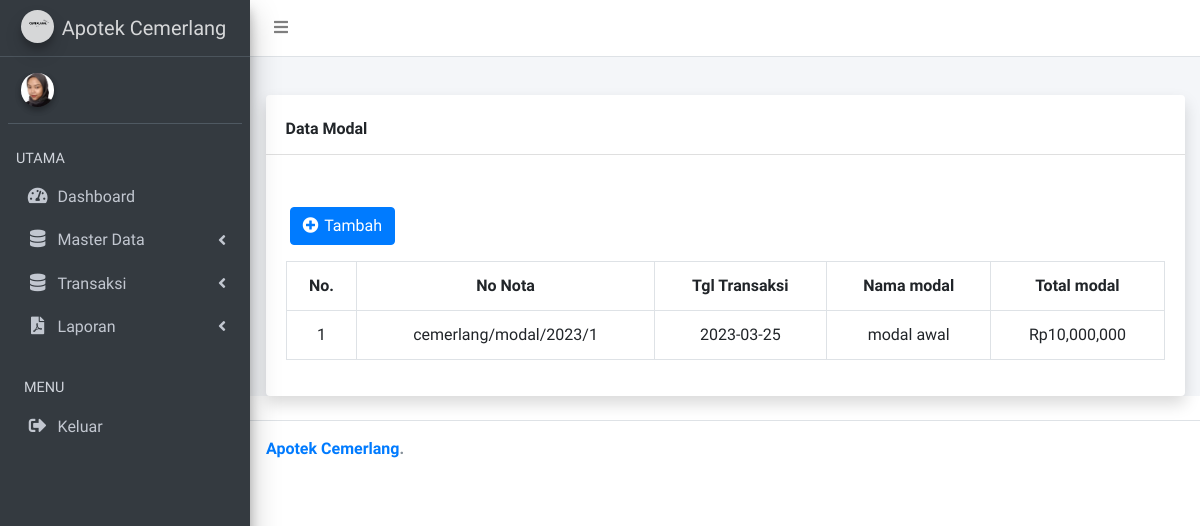
The app's page /index.php/modal, older data.
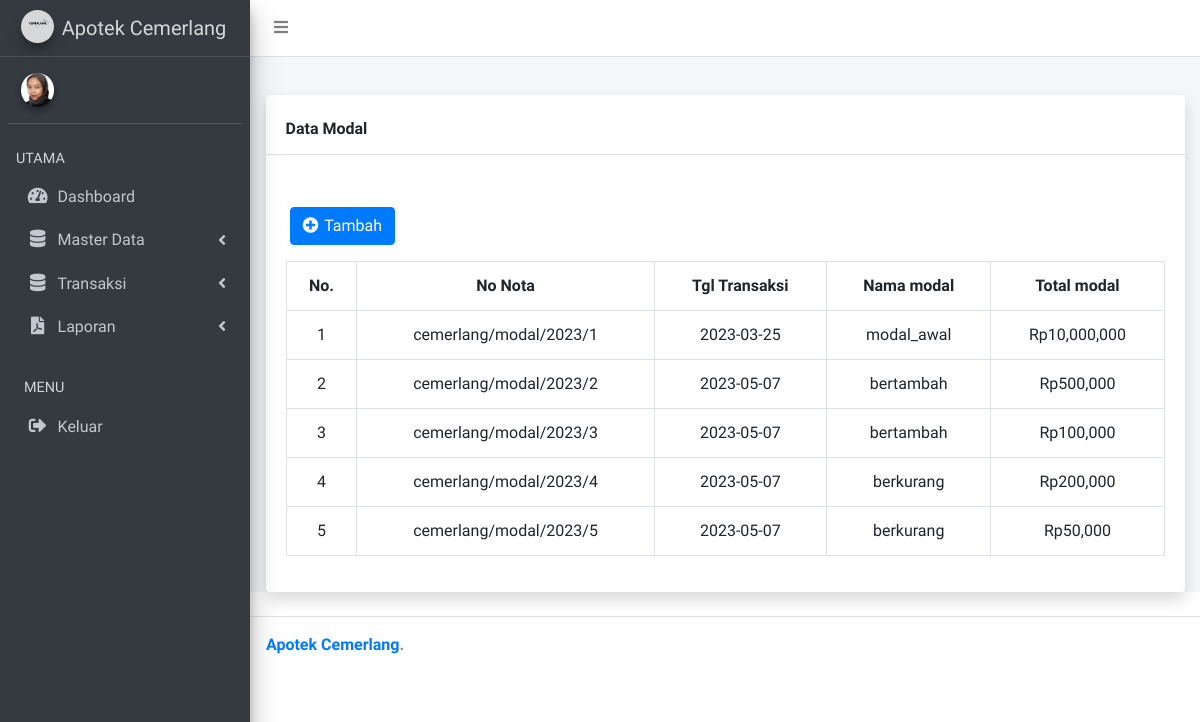
The same page, newer data.
### tables this page shows
CREATE TABLE `modal` (
  `id` int(11) NOT NULL,
  `nota_num` varchar(100) NOT NULL,
  `date` date NOT NULL,
  `nama_modal` varchar(64) NOT NULL,
  `total` decimal(19,0) NOT NULL
);

### application/controllers/modal.php (called while the page is built, shortened)
<?php
class modal extends CI_Controller
{
    public function __construct()
    {
        $this->load->model('modalModel');
        $this->load->model('jurnalModel');
    }
    public function index()
    {
        $data['title'] = 'Admin | modal';
        $data['data'] = $this->modalModel->index();
        $data['no_nota'] = $this->modalModel->no_nota();
        $arrNoNota = explode('/', $data['no_nota'][0]->nota_num);
        $tahun = date('Y');
        $lastId = (int)$arrNoNota[3] + 1;
        $data['no_nota'] = "cemerlang/modal/$tahun/$lastId";
        $this->load->view('module/header', $data);
        $this->load->view('modal/index', $data);
        $this->load->view('module/footer');
    }
}

### index.php (called while the page is built, shortened)
<?php
require_once BASEPATH.'core/CodeIgniter.php';

### application/models/modalModel.php (called while the page is built, shortened)
<?php
class modalModel extends CI_Model
{
    public function index()
    {
        return $this->db->query('select modal.id,nota_num,date,nama_modal,total from modal')->result();
    }
    public function no_nota()
    {
        return $this->db
            ->query('select nota_num from modal where id = (SELECT max(id) FROM apotek.modal)')
            ->result();
    }
}

### application/views/modal/index.php (the view, shortened to what this page needs)
<?php $this->load->view('module/navbar') ?>
<?php $this->load->view('module/sidebar') ?>
<div class="content-wrapper">
    <section class="content-header">
    </section>
    <section class="content">
        <div class="container">
            <div class="card shadow mb-4">
                <div class="card-header py-3 mt-2">
                    <h6 class="m-0 font-weight-bold ">Data Modal</h6>
                </div>
                <form action="{{ url('COA') }}" method="get">
                </form>
                <div class="card-body">
                    <a href="#" class="btn btn-primary ml-1 mt-3 mb-3" id="tambah"> <i class="fas fa-plus-circle me-1  " style="letter-spacing: 2px"></i> Tambah </a>
                    <div class="table-responsive">
                        <table class="table table-bordered" id="dataTable" width="100%" cellspacing="0">
                            <tr class="text-center">
                                <th>No.</th>
                                <th>No Nota</th>
                                <th>Tgl Transaksi</th>
                                <th>Nama modal</th>
                                <th>Total modal</th>
                            </tr>
                            <?php
                            $no = 1;
                            ?>
                            <?php foreach ($data as $d) : ?>
                                <tr class="text-center">
                                    <td><?= $no ?></td>
                                    <td> <?= $d->nota_num ?> </td>
                                    <td> <?= $d->date ?> </td>
                                    <td> <?= $d->nama_modal ?> </td>
                                    <td><?= 'Rp' . number_format($d->total) ?></td>
                                </tr>
                                <?php
                                $no++;
                                ?>
                            <?php endforeach; ?>
                        </table>
                    </div>
                </div>
            </div>
        </div>
    </section>
</div>

### application/views/module/header.php (shortened to what this page needs)
<!DOCTYPE html>
<html>
<head>
  <link rel="stylesheet" href="<?= base_url() ?>/assets/plugins/fontawesome-free/css/all.min.css">
  <link rel="stylesheet" href="https://code.ionicframework.com/ionicons/2.0.1/css/ionicons.min.css">
  <link rel="stylesheet" href="<?= base_url() ?>/assets/plugins/icheck-bootstrap/icheck-bootstrap.min.css">
  <link rel="stylesheet" href="<?= base_url('assets/') ?>plugins/datatables-bs4/css/dataTables.bootstrap4.min.css">
  <link rel="stylesheet" href="<?= base_url() ?>/assets/dist/css/adminlte.min.css">
</head>
<?= current_url() == base_url() || current_url() == base_url("auth") ? '<body class="hold-transition login-page">' : '<body class="hold-transition sidebar-mini"><div class ="wrapper">' ?>

### application/views/module/navbar.php (shortened to what this page needs)
<nav class="main-header navbar navbar-expand navbar-white navbar-light">
  <ul class="navbar-nav">
    <li class="nav-item">
      <a class="nav-link" data-widget="pushmenu" href="#" role="button"><i class="fas fa-bars"></i></a>
    </li>
  </ul>
      </div>

### application/views/module/sidebar.php (shortened to what this page needs)
<aside class="main-sidebar sidebar-dark-primary elevation-4">
  <a href="<?= base_url('admin') ?>" class="brand-link">
    <img src="<?= base_url('assets/') ?>dist/img/cemerlang.png" alt="cemerlang" class="brand-image img-circle elevation-3"
         style="opacity: .8">
    <span class="brand-text font-weight-light">Apotek Cemerlang</span>
  </a>
  <div class="sidebar">
    <div class="user-panel mt-3 pb-3 mb-3 d-flex">
      <div class="image">
        <img src="<?= base_url('assets/') ?>dist/img/ressa.png" class="img-circle elevation-2" alt="User Image">
      </div>
      <div class="info">
      </div>
    </div>
    <nav class="mt-2">
      <ul class="nav nav-pills nav-sidebar flex-column" data-widget="treeview" role="menu" data-accordion="false">
        <li class="nav-header">UTAMA</li>
        <li class="nav-item">
          <a href="<?= base_url('admin') ?>" class="nav-link <?= current_url() === base_url('admin') ? 'active' : null ?>">
            <i class="nav-icon fas fa-tachometer-alt"></i>
            <p>
              Dashboard
            </p>
          </a>
        </li>
        <li class="nav-item has-treeview <?= current_url() === base_url('obat/drugs') || current_url() === base_url('/purchase/laporan') || current_url() === base_url('sales/laporan') ? 'menu-open' : null ?>">
          <a href="#" class="nav-link">
            <i class="nav-icon fas fa-database"></i>
            <p>
              Master Data
              <i class="fas fa-angle-left right"></i>
            </p>
          </a>
        </li>
        <li class="nav-item has-treeview <?= current_url() === base_url('admin/units') || current_url() === base_url('admin/suppliers') ? 'menu-open' : null ?>">
          <a href="#" class="nav-link">
            <i class="nav-icon fas fa-database"></i>
            <p>
              Transaksi
              <i class="fas fa-angle-left right"></i>
            </p>
          </a>
        </li>
        <li class="nav-item has-treeview">
          <a href="#" class="nav-link">
            <i class="nav-icon fas fa-file-pdf"></i>
            <p>
              Laporan
              <i class="fas fa-angle-left right"></i>
            </p>
          </a>
        </li>
        <li class="nav-header">MENU</li>
        <li class="nav-item">
          <a href="<?= base_url('auth/logout') ?>" class="nav-link">
            <i class="nav-icon fas fa-sign-out-alt"></i>
            <p>
              Keluar
            </p>
          </a>
        </li>
      </ul>
    </nav>
  </div>
</aside>

### application/views/module/footer.php (shortened to what this page needs)
<?= current_url() == base_url() || current_url() == base_url("auth")
? null :
'<footer class="main-footer">
<div class="float-right d-none d-sm-block">
</div>
<strong> <a href="'.base_url('admin').'">Apotek Cemerlang</a>.</strong>
</footer>
<aside class="control-sidebar control-sidebar-dark">
</aside>
</div>'
?>
</body>
</html>

Row changes from the older to the newer data that the page shows:
changed modal: nama_modal "modal awal" → "modal_awal"
added modal: nota_num "cemerlang/modal/2023/2", date "2023-05-07", nama_modal "bertambah", total "500,000"
added modal: nota_num "cemerlang/modal/2023/3", date "2023-05-07", nama_modal "bertambah", total "100,000"
added modal: nota_num "cemerlang/modal/2023/4", date "2023-05-07", nama_modal "berkurang", total "200,000"
added modal: nota_num "cemerlang/modal/2023/5", date "2023-05-07", nama_modal "berkurang", total "50,000"
